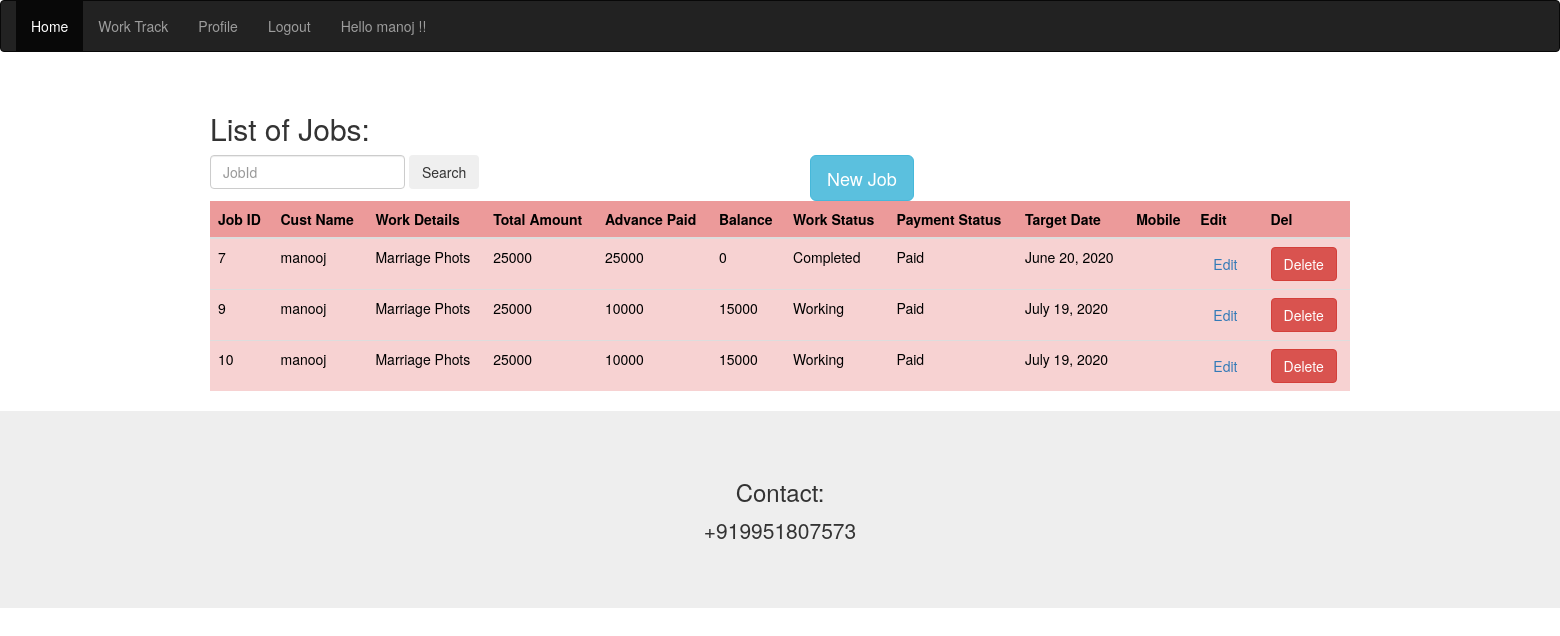
Screenshot of /worktrack/ (signed in) with the database file from the repository.
### myapp/models.py (models this page shows, shortened)
class worktrack(models.Model):
        Sno = models.AutoField(primary_key=True)
        Owner = models.ForeignKey(User, on_delete=models.CASCADE)
        Cust_Name = models.CharField(max_length = 50, blank=True, null=True)
        Work_details = models.CharField(max_length = 200 , blank=True, null=True)
        Total_Amount = models.IntegerField(blank=True, null=True)
        Amount_Paid = models.IntegerField(blank=True, null=True)
        Work_Status = models.CharField(max_length = 50, default="Working")
        Payment_Status = models.CharField(max_length = 50, blank=True, null=True)
        Target_Date = models.DateField(default=datetime.date.today)
        Comments = models.CharField(max_length = 100, blank=True, null=True)
        last_update_date = models.DateTimeField(auto_now_add=True)
        Mobile = models.IntegerField(blank=True, null=True)

### myapp/views.py (the view, shortened to what this page needs)
# urls.py: path('worktrack/',views.work_track, name= 'worktrack'),
@login_required
def work_track(request):
    upload = worktrackCreate()
    if 'search' in request.GET and request.GET['search']:
        search_term = request.GET.get('search')
        data = worktrack.objects.filter(Owner=request.user,Sno=search_term).annotate(Balance=F('Total_Amount')-F('Amount_Paid'))
        return render(request, 'book/work_track.html', {'data':data})
    else:
        data = worktrack.objects.filter(Owner=request.user).annotate(Balance=F('Total_Amount')-F('Amount_Paid'))
        return render(request, 'book/work_track.html',{'upload':upload, 'data':data})

### myapp/forms.py
class worktrackCreate(forms.ModelForm):
    class Meta:
        model = worktrack
        fields = ['Sno', 'Cust_Name', 'Work_details', 'Total_Amount', 'Amount_Paid', 'Work_Status', 'Payment_Status', 'Target_Date','Mobile']

### myapp/templates/book/work_track.html (shortened to what this page needs)
{% extends 'book/library.html' %}
{% block content %}
<div class="container">
<h2>List of Jobs: </h2>
    <div class="row">
        <div class="col-sm-6">
    <form class="form-inline my-2 my-lg-0" method="GET" action="">
    <input class="form-control mr-sm-2" type="search" placeholder="JobId" aria-label="Search" name="search" >
    <button class="btn btn-outline-success my-2 my-sm-0" type="submit">Search</button>
    </form>
</div>
         <div class="col-sm-6">
    <div class="container">
  <button type="button" class="btn btn-info btn-lg" data-toggle="modal" data-target="#myModal">New Job</button>
</div>
</div>
        </div>
  <table class="table"  >
    <thead >
      <tr style="background-color:#EC9A9A;color:#000000;">
        <th>Job ID</th>
        <th>Cust Name</th>
        <th>Work Details</th>
        <th>Total Amount</th>
          <th>Advance Paid</th>
          <th>Balance</th>
          <th>Work Status</th>
          <th>Payment Status</th>
          <th>Target Date</th>
          <th>Mobile</th>
          <th>Edit</th>
          <th>Del</th>
      </tr>
    {% for book in data %}
    <tr  style="background-color:#F7D2D2;color:#000000;"   >
        <td>{{ book.Sno}}</td>
        <td>{{ book.Cust_Name}}</td>
        <td>{{ book.Work_details}}</td>
        <td>{{ book.Total_Amount}}</td>
        <td>{{ book.Amount_Paid}}</td>
        <td>{{ book.Balance}}</td>
        <td>{{ book.Work_Status}}</td>
        <td>{{ book.Payment_Status}}</td>
        <td>{{ book.Target_Date}}</td>
        <td>{{ book.Mobbile}}</td>
        <td><a href="update/{{book.Sno}}" class="btn btn-secondary" id = '{{book.Sno}}'>Edit</a></td>
        <td><a href="delete/{{book.Sno}}" class="btn btn-danger" id = '{{book.Sno}}'
onclick="return confirm('Are you sure you want to delete this?')">Delete</a></td>
    </tr>
    {% endfor %}
</thead>
      </table>
    </div>
{% endblock %}

### myapp/templates/book/library.html (shortened to what this page needs)
    <!DOCTYPE html>
    {% load static %}
    <html>
    <head>
    <link rel="stylesheet" href="https://maxcdn.bootstrapcdn.com/bootstrap/3.4.1/css/bootstrap.min.css">
    </head>
    <body>
        <nav class="navbar navbar-inverse">
  <div class="container-fluid">
    <ul class="nav navbar-nav">
      {% if user.is_authenticated %}
      <li class="active"><a  href="{% url 'home' %}" >Home</a></li>
      <li ><a  href="{% url 'worktrack' %}" >Work Track</a></li>
      <li ><a  href="#" >Profile</a></li>
      <li ><a  href="{% url 'logout' %}" >Logout</a></li>
      <li ><a> Hello {{ user }} !!</a></li>
      {% else %}
      <li><a href="{% url 'index' %}" > Service4Me </a></li>
      <li><a  href="#" >About</a></li>
      {% endif %}
    </ul>
  </div>
</nav>
    <br>
		{% block content %}
      {% load crispy_forms_tags %}
		{% endblock %}
<div class="jumbotron text-center" style="margin-bottom:0">
  <h3>Contact:</h3>
  <p>+919951807573</p>
</div>
    </body>
    </html>

### rows the page displays
worktrack: Sno "7", Cust_Name "manooj", Work_details "Marriage Phots", Total_Amount "25000", Amount_Paid "25000", Balance "0", Work_Status "Completed", Payment_Status "Paid", Target_Date "June 20, 2020"
worktrack: Sno "9", Cust_Name "manooj", Work_details "Marriage Phots", Total_Amount "25000", Amount_Paid "10000", Balance "15000", Work_Status "Working", Payment_Status "Paid", Target_Date "July 19, 2020"
worktrack: Sno "10", Cust_Name "manooj", Work_details "Marriage Phots", Total_Amount "25000", Amount_Paid "10000", Balance "15000", Work_Status "Working", Payment_Status "Paid", Target_Date "July 19, 2020"

### other values shown
{{ user }} "manoj"
